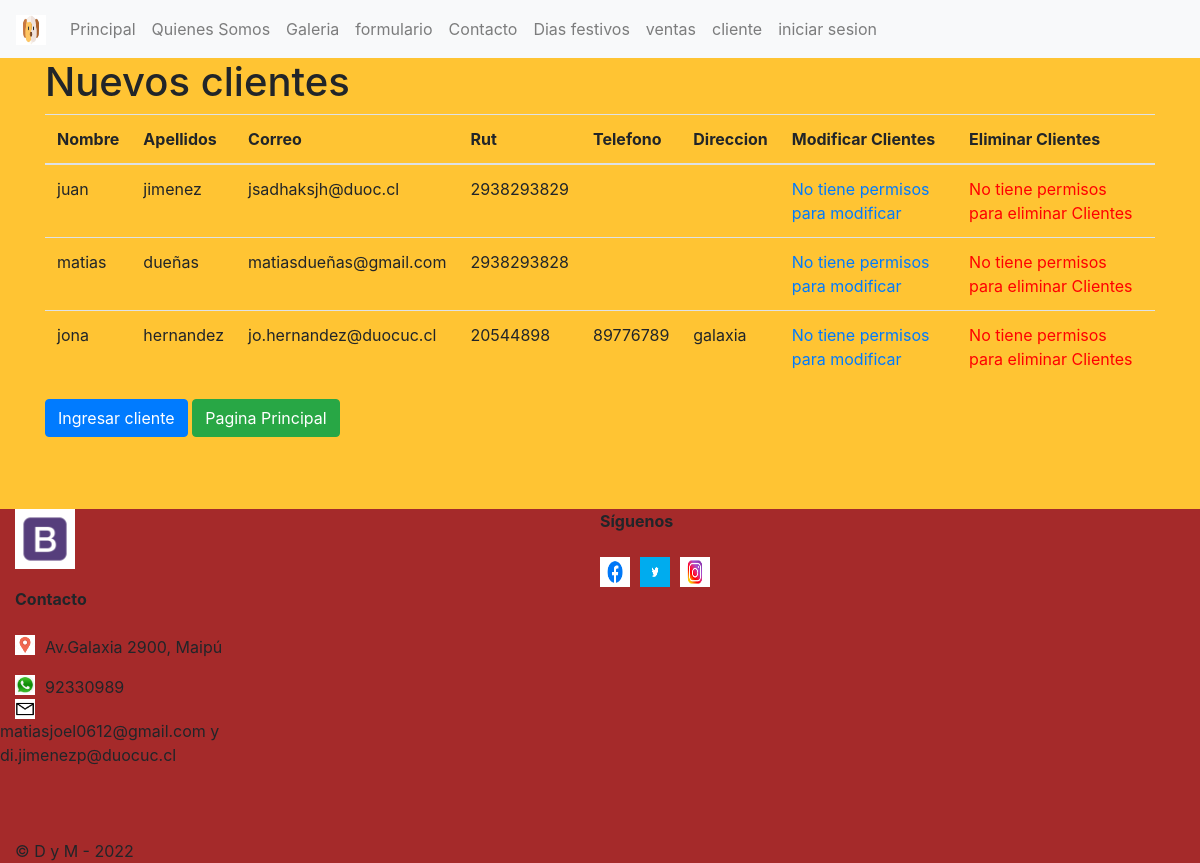
The page /cliente/ on the database its author committed.
### apptienda/models.py (models this page shows, shortened)
class Cliente(models.Model):
    nombre = models.CharField(max_length=30, verbose_name='nombre')
    apellido= models.CharField(max_length=25, verbose_name='apellido')
    correo= models.CharField(max_length=25, verbose_name='correo')
    rut= models.CharField(max_length=10, primary_key=True, verbose_name='rut')
    telefono=models.CharField(max_length=9, verbose_name='telefono', default="")
    direccion=models.CharField(max_length=50, verbose_name='direccion', default="")

### apptienda/views.py (the view)
# urls.py: path('cliente/',cliente, name="cliente"),
def cliente(request):
    cliente = Cliente.objects.all()
    datos = {
        'cliente' : cliente
    }
    return render(request, 'cliente.html', datos)

### apptienda/templates/cliente.html (shortened to what this page needs)
<!DOCTYPE html>
<html lang="en">
<head>
    <link rel="stylesheet" href="https://cdn.jsdelivr.net/npm/bootstrap@4.6.1/dist/css/bootstrap.min.css">
</head>
<body style="background-color:#FFC433;"></body>
    <nav class="navbar navbar-expand-sm navbar-light bg-light">
        <a class="navbar-brand" href="#">
          {% load static %}
          <img src="{% static 'img/perro3.jpg' %}" width="30" height="30" alt="">
        </a>
        <div class="collapse navbar-collapse" id="opciones">
          <ul class="navbar-nav">
            <li class="nav-item">
              <a class="nav-link" href="{% url 'index' %}" target="_blank">Principal</a>
            </li>
            <li class="nav-item">
              <a class="nav-link" href="{% url 'somos' %}" target="_blank">Quienes Somos</a>
            </li>
            <li class="nav-item">
              <a class="nav-link" href="{% url 'galeria' %}" target="_blank">Galeria</a>
            </li>
            <li class="nav-item">
              <a class="nav-link" href="{% url 'formulario' %}" target="_blank">formulario</a>
            </li>
            <li class="nav-item">
              <a class="nav-link" href="{% url 'formularioContacto' %}" target="_blank">Contacto</a>
            </li>
            <li class="nav-item">
              <a class="nav-link" href="{% url 'api' %}" target="_blank">Dias festivos</a>
            </li>
            <li class="nav-item">
              <a class="nav-link" href="{% url 'ventaproductos' %}" target="_blank"> ventas </a>
            </li>
            <li class="nav-item" >
              <a class="nav-link" href="{% url 'cliente' %}" target="_blank">cliente</a>
          </li>
            <li class="nav-item">
              <a class="nav-link" href="{% url 'login' %}" target="_blank"> iniciar sesion </a>
            </li>
          </ul>
        </div>
      </nav>
    <div class="container">
        <h1>    <nav>Nuevos clientes</nav></h1>
        <table class="table">
            <thead>
                <tr>
                    <th>Nombre</th>
                    <th>Apellidos</th>
                    <th>Correo</th>
                    <th>Rut</th>
                    <th>Telefono</th>
                    <th>Direccion</th>
                    <th>Modificar Clientes</th>
                    <th>Eliminar Clientes</th>
                </tr>
            </thead>
            <tbody>
            {% for cl in cliente %}
                <tr>
                    <td>{{ cl.nombre }}</td>
                    <td>{{ cl.apellido }}</td>
                    <td>{{ cl.correo }}</td>
                    <td>{{ cl.rut }}</td>
                    <td>{{ cl.telefono }}</td>
                    <td>{{ cl.direccion }}</td>
                    {% if user.is_authenticated  %}
                    <td><a href="{% url 'modificarcliente' cl.rut %}" class="btn btn-primary">Modificar</a></td>
                    {% else %}
                    <td><a href="#" >No tiene permisos para modificar</a></td>
                    {% endif %}
                    {% if user.is_authenticated  %}
                    <td><a href="{% url  'form_eliminar_cliente' cl.rut %}" class="btn btn-danger">Eliminar</a></td>
                    {% else %}
                    <td><a href="#" style="color:red;">No tiene permisos para eliminar Clientes</a></td>
                    {% endif %}
                </tr>
            {% endfor %}
            </tbody>
        </table>
        <a href="{% url 'ingresocliente' %}" class="btn btn-primary">Ingresar cliente</a>
        <a href="{% url 'index' %}" class="btn btn-success">Pagina Principal</a>
    </div>
<br>
<br>
<br>
<footer>
    <div>
    <footer style="background-color:brown">
    <div class="row col-12">
        <div class="col-lg-1">
            <img src="{%  static 'img/bed30ddfa5d434e827c775ac9a3b0d38.jpg' %}" alt="logoBookStop" width="60px">
        </div>
        <div class="col-lg-1">
        </div>
        <div class="col-lg-1">
        </div>
        <div class="col-lg-1">
        </div>
        <div class="col-lg-2">
        </div>
        <div class="col-lg-5">
            <strong>Síguenos</strong>
            <br><br>
            <div class="row">
                <img src="{% static 'img/face1.jpg' %}" alt="" width="30px" height="30px"
                    style=" margin-left: 15px;">
                <img src="{% static 'img/twitter.jpg' %}" alt="" width="30px" height="30px" style=" margin-left: 10px;">
                <img src="{% static 'img/insta1.jpg' %}" alt="" width="30px" height="30px" style=" margin-left: 10px;">
            </div>
        </div>
        <div class="col-lg-4">
            <strong>Contacto</strong>
            <br><br>
            <div class="row">
                <img src="{% static 'img/location.jpg' %}" alt="" width="20px" height="20px"
                    style="margin-right: 10px; margin-left: 15px;">
                <p1>Av.Galaxia 2900, Maipú</p>
            </div>
            <div class="row">
                <img src="{% static 'img/wasap1.jfif' %}" alt="" width="20px" height="20px"
                    style="margin-right: 10px; margin-left: 15px;">
                <p1>92330989</p1>
            </div>
            <div class="row">
                <img src="{% static 'img/correo.jpg' %}" alt="" width="20px" height="20px"
                    style="margin-right: 10px; margin-left: 15px;">
                <p1>matiasjoel0612@gmail.com y di.jimenezp@duocuc.cl</p1>
            </div>
            <br><br><br>
            <p1>&copy; D y M - 2022</p1>
        </div>
    </div>
  </footer>
  </body>
  </html>
  </body>
  </html>
  </html>
</body>
</html>
</body>
</html>

### rows shown on the page
Cliente: nombre "juan", apellido "jimenez", correo "jsadhaksjh@duoc.cl", rut "2938293829"
Cliente: nombre "matias", apellido "dueñas", correo "matiasdueñas@gmail.com", rut "2938293828"
Cliente: nombre "jona", apellido "hernandez", correo "jo.hernandez@duocuc.cl", rut "20544898", telefono "89776789", direccion "galaxia"
